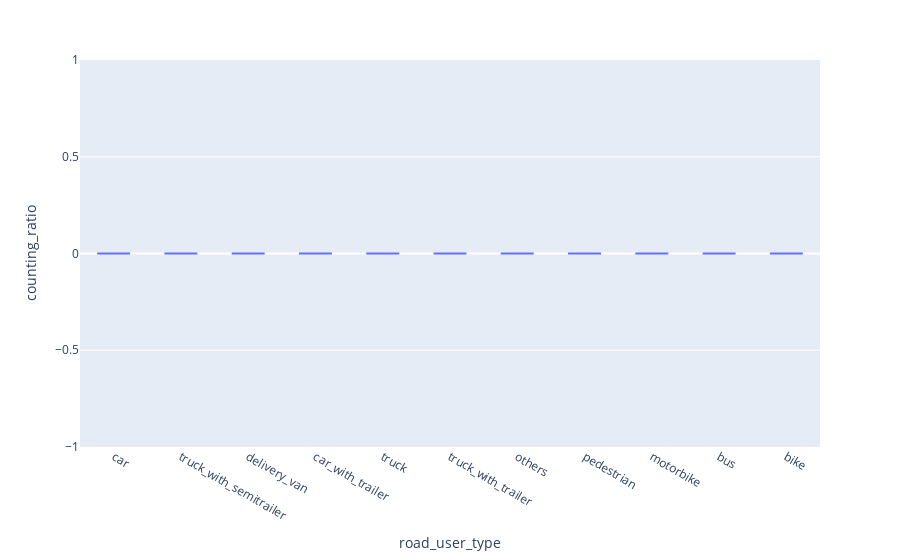

The notebook cell saved with this chart:
### Markdown cell above
## Boxplots of differences counted all along the day (one point per time interval considered i.e one per hour, because I counted the first 15 minutes of each hour of the day) per vehicle class

### Code cell
from OTAnalytics.plugin_parser.excel_count_parser import ExcelCountParser
import pandas as pd

CONFIG = {
    'date': '2023-03-28',
    'file_name_prefix':'D:\SH-B75\ZaehlungAuswertung_B75_',
    'filter_class': ["car", "bus", "motorcycle", "truck", "truck_with_trailer", "truck_with_semitrailer", "delivery_van", "private_van"],
    'interval_length_min': 15 # In minutes
}

id_dict = {
    'id_to_class':{100:'pedestrian', 200:'bike', 300:'motorbike', 400:'car', 500:'car_with_trailer', 600:'delivery_van', 700:'truck', 800:'truck_with_trailer', 900:'truck_with_semitrailer', 1000:'bus', 1100:'others'},
    'id_to_from_section':{10: 'SOUTH', 20: 'SOUTH', 30: 'SOUTH', 40: 'EAST', 50: 'EAST', 60: 'EAST', 70: 'NORTH', 80: 'NORTH', 90: 'NORTH', 100: 'WEST', 110: 'WEST', 120: 'WEST', 130: 'SIDEWALK'},
    'id_to_to_section':{10: 'WEST', 20: 'NORTH', 30: 'EAST', 40: 'SOUTH', 50: 'WEST', 60: 'NORTH', 70: 'EAST', 80: 'SOUTH', 90: 'WEST', 100: 'NORTH', 110: 'EAST', 120: 'SOUTH', 130: 'SIDEWALK'}
}

excel_parser = ExcelCountParser([
'D:\SH-B75\ZaehlungAuswertung_B75_0000.xlsm',
'D:\SH-B75\ZaehlungAuswertung_B75_0100.xlsm',
'D:\SH-B75\ZaehlungAuswertung_B75_0200.xlsm',
'D:\SH-B75\ZaehlungAuswertung_B75_0300.xlsm',
'D:\SH-B75\ZaehlungAuswertung_B75_0400.xlsm',
'D:\SH-B75\ZaehlungAuswertung_B75_0500.xlsm',
'D:\SH-B75\ZaehlungAuswertung_B75_0600.xlsm',
'D:\SH-B75\ZaehlungAuswertung_B75_0700.xlsm',
'D:\SH-B75\ZaehlungAuswertung_B75_0800_0815.xlsm',
'D:\SH-B75\ZaehlungAuswertung_B75_0900_0915.xlsm',
'D:\SH-B75\ZaehlungAuswertung_B75_1000_1015.xlsm',
'D:\SH-B75\ZaehlungAuswertung_B75_1100_1115.xlsm',
'D:\SH-B75\ZaehlungAuswertung_B75_1200_1215.xlsm',
'D:\SH-B75\ZaehlungAuswertung_B75_1300_1315.xlsm',
'D:\SH-B75\ZaehlungAuswertung_B75_1400_1415.xlsm',
'D:\SH-B75\ZaehlungAuswertung_B75_1500_1515.xlsm',
'D:\SH-B75\ZaehlungAuswertung_B75_1600_1615.xlsm',
'D:\SH-B75\ZaehlungAuswertung_B75_1700_1715.xlsm',
'D:\SH-B75\ZaehlungAuswertung_B75_1800.xlsm',
'D:\SH-B75\ZaehlungAuswertung_B75_1900.xlsm',
'D:\SH-B75\ZaehlungAuswertung_B75_2000.xlsm',
'D:\SH-B75\ZaehlungAuswertung_B75_2100.xlsm',
'D:\SH-B75\ZaehlungAuswertung_B75_2200.xlsm',
'D:\SH-B75\ZaehlungAuswertung_B75_2300.xlsm'], id_dict, CONFIG)

excel_table = excel_parser.excel_parser().copy()
temporary_model_flow_table = excel_parser.excel_parser().copy()
temporary_model_flow_table['n_vehicles'] = 0

excel_parser.boxplot_per_time_interval(temporary_model_flow_table)

### Figure 1 — Plotly figure (JSON) as saved in the notebook; plotly's stock layout.template omitted (floating-point values rounded to 4 significant figures; data arrays with more than 128 entries replaced by an {"elided": "..."} marker saying what was removed)
{"data": [{"alignmentgroup": "True", "hovertemplate": "road_user_type=%{x}<br>counting_ratio=%{y}<extra></extra>", "legendgroup": "", "marker": {"color": "#636efa"}, "name": "", "notched": false, "offsetgroup": "", "orientation": "v", "showlegend": false, "type": "box", "x": {"elided": "314 str values"}, "x0": " ", "xaxis": "x", "y": {"elided": "314 int values"}, "y0": " ", "yaxis": "y"}], "layout": {"boxmode": "group", "legend": {"tracegroupgap": 0}, "margin": {"t": 60}, "xaxis": {"anchor": "y", "domain": [0, 1], "title": {"text": "road_user_type"}}, "yaxis": {"anchor": "x", "domain": [0, 1], "title": {"text": "counting_ratio"}}}}
